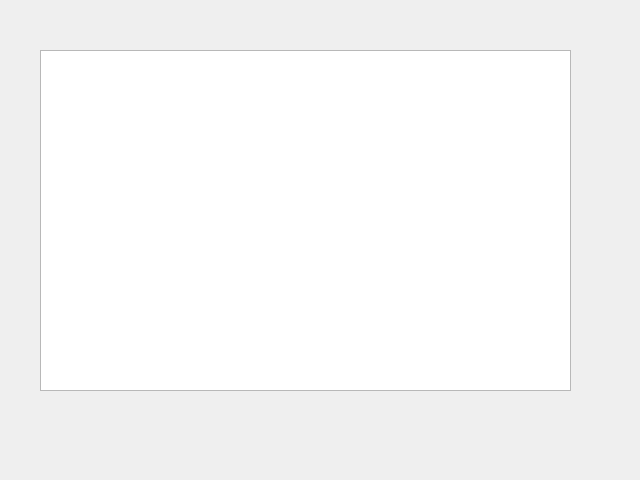
<?xml version="1.0" encoding="UTF-8"?>
<ui version="4.0">
 <class>Form</class>
 <widget class="QWidget" name="Form">
  <property name="geometry">
   <rect>
    <x>0</x>
    <y>0</y>
    <width>640</width>
    <height>480</height>
   </rect>
  </property>
  <property name="windowTitle">
   <string>Form</string>
  </property>
  <widget class="QTableWidget" name="tableWidget">
   <property name="geometry">
    <rect>
     <x>40</x>
     <y>50</y>
     <width>531</width>
     <height>341</height>
    </rect>
   </property>
  </widget>
 </widget>
 <resources/>
 <connections/>
</ui>
